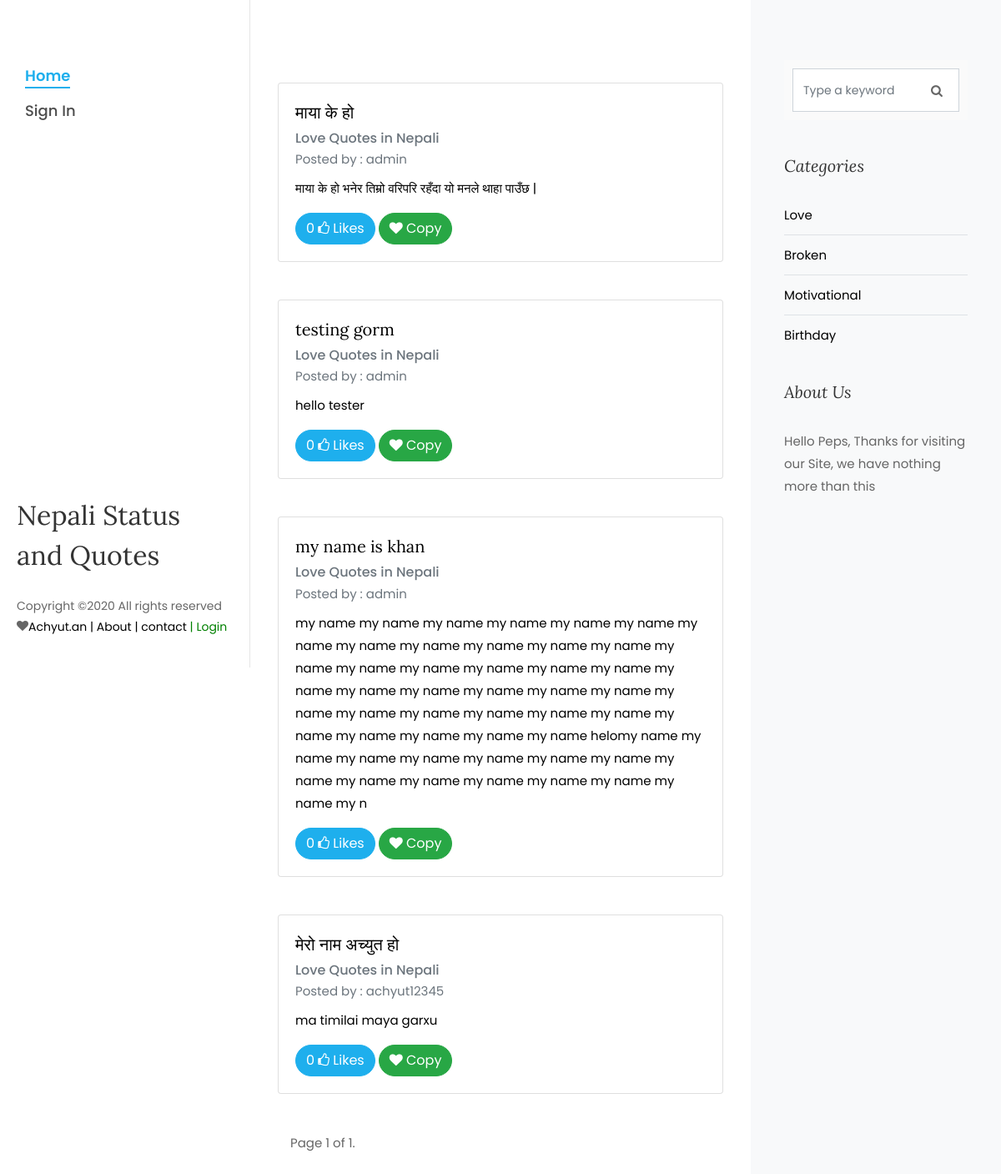
The app's page /category/Love with its own data.
### quotes/models.py (models this page shows, shortened)
class Blog(models.Model):
    title = models.CharField(max_length=60)
    main_menu = models.ForeignKey(MainMenu, on_delete=models.CASCADE)
    slug = models.CharField(max_length=60, unique=True)
    status = models.BooleanField(default=0)
    date = models.DateTimeField(auto_now_add=True)
    author = models.ForeignKey(User, on_delete=models.CASCADE)
    description = models.TextField(max_length=400)
    thumbup = models.ManyToManyField(User,related_name='likes', blank=True)
    thumbdown = models.IntegerField(default=0)

class MainMenu(models.Model):
    created_at = models.DateField()
    posted_by = models.ForeignKey(User, on_delete=models.CASCADE)
    name = models.CharField(max_length=100, unique=True)
    title = models.CharField(max_length=255, unique=True)
    slug = models.CharField(max_length=100,unique=True)
    status = models.BooleanField(default=0)
    image = models.ImageField(blank=True, upload_to='news')
    description = RichTextField()
    page_visit = models.IntegerField(default=0)
    def __str__(self):
        return self.title

### quotes/views.py (the view)
# urls.py: path('category/<category>', views.category, name='category'),
def category(request, category):
    contact_list = Blog.objects.filter(main_menu__name=category)
    paginator = Paginator(contact_list, 10)
    page = request.GET.get('page')
    category_data = paginator.get_page(page)
    query = request.GET.get('q')
    if query:
        category_data = Blog.objects.filter(   #search ko lagi
            Q(title__icontains=query) |
            Q(author__username=query) |
            Q(description__icontains=query)
        )
    data = {
        'title': MainMenu.objects.get(name=category),
        'total_posts_by_category': category_data,
    }
    return render(request, 'pages/quotes/blog.html', data)

### quotes/general.py (called while the page is built)
def send_data(request):
    data ={
        'MenuData': MainMenu.objects.prefetch_related('blog_set').all(),
        'BlogData':Blog.objects.all(),
    }
    return data

### quotes/templates/pages/quotes/blog.html (shortened to what this page needs)
{% extends 'master/master.html' %}
{% block content %}
{% load static %}
<div class="col-xl-8 py-5 px-md-5">
    <div class="row pt-md-4">
        {% for blog in total_posts_by_category %}
        {% if blog.status %}
        <br>
        <div class="card" style="width: 38rem;">
            <div class="card-body">
                <h5 style="color:black; weight:strong;" class="card-title">
                    {{blog.title}}</h5>
                <h6 class="card-subtitle mb-2 text-muted">{{blog.main_menu}}</h6>
                <p class="card-subtitle mb-2 text-muted">Posted by : {{blog.author}}</p>
                <p style="color:black;" class="card-text" id="{{blog.title}}">{{blog.description}}</p>
                <form method="POST" action="{%url 'like-quotes' %}">
                    {% if user not in blog.thumbup.all %}
                    <button class="btn btn-primary">{{ blog.thumbup.all.count }} <i class="fa fa-thumbs-o-up"></i> Likes</button>
                    {% else %}
                    <button class="btn btn-primary">{{ blog.thumbup.all.count }} <i class="fa fa-thumbs-o-up"></i>Liked</button>
                    {% endif %}
                    <button onclick="copyElementText('{{blog.title}}')" class="btn btn-success"><i class="fa fa-heart"></i> Copy</button>
                </form>
            </div>
        </div>
        <div class="col-md-12">
        </div>
        {% endif %}
        {% endfor %}
    </div>
    <div class="pagination">
    <span class="step-links">
        <span class="current">
            Page {{ total_posts_by_category.number }} of {{ total_posts_by_category.paginator.num_pages }}.
        </span>
    </span>
    </div>
</div>
{% endblock %}

### quotes/templates/layout/sidebar.html
<div class="col-xl-4 sidebar ftco-animate bg-light pt-5">
    <div class="sidebar-box pt-md-4">
        <form action="#" method="GET" class="search-form">
            <div class="form-group">
                <span class="icon icon-search"></span>
                <input type="text" class="form-control" name="q" placeholder="Type a keyword">
            </div>
        </form>
    </div>
    <div class="sidebar-box ftco-animate">
        <h3 class="sidebar-heading">Categories</h3>
        <ul class="categories">
            {% for menu in MenuData %}
            {% if menu.status %}
            <li><a href="{% url 'category' menu.name%}">{{menu.name}}</a></li>
            {% endif %}
            {% endfor %}
        </ul>
    </div>
    <div class="sidebar-box ftco-animate">
        <h3 class="sidebar-heading">About Us</h3>
        <p>Hello Peps, Thanks for visiting our Site, we have nothing more than this</p>
    </div>
</div>

### quotes/static/assets/css/icomoon.css (style rules this page uses)
[class^="icon-"], [class*=" icon-"] { font-family: 'icomoon' !important; speak: none; font-style: normal; font-weight: normal; font-variant: normal; text-transform: none; line-height: 1; -webkit-font-smoothing: antialiased; -moz-osx-font-smoothing: grayscale; }
.icon-search:before { content: "\f002"; }

### records on screen
Blog: title "माया के हो", main_menu "Love Quotes in Nepali", author "admin", description "माया के हो भनेर तिम्रो वरिपरि रहँदा यो मनले थाहा पाउँछ |", thumbup.all.count "0"
Blog: title "testing gorm", main_menu "Love Quotes in Nepali", author "admin", description "hello tester", thumbup.all.count "0"
Blog: title "my name is khan", main_menu "Love Quotes in Nepali", author "admin", description "my name my name my name my name my name my name my name my name my name my name my name my name my name my name my name my name my name my name my name my name my name my name my name my name my name my name my name my name my name my name my name my name my name my name my name helomy name my name my name my name my name my name my name my name my name my name my name my name my name my name my n", thumbup.all.count "0"
Blog: title "मेरो नाम अच्युत हो", main_menu "Love Quotes in Nepali", author "achyut12345", description "ma timilai maya garxu", thumbup.all.count "0"
MainMenu: name "Love"
MainMenu: name "Broken"
MainMenu: name "Motivational"
MainMenu: name "Birthday"

### other values on screen
{{ total_posts_by_category.number }} "1"
{{ total_posts_by_category.paginator.num_pages }} "1"
